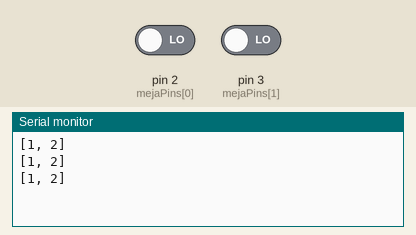
This sketch was run on a simulated Arduino Uno, built with avr-gcc and run on an emulated ATmega328P. Shown: the last lines printed to the serial monitor. Inputs (shaded band) come from the test bench; at power-on: pin 2 (mejaPins[0]) LOW, pin 3 (mejaPins[1]) LOW.

Above: at 4.8 s.
4.9 s: pin 2 (mejaPins[0]) driven HIGH
At 7.0 s:
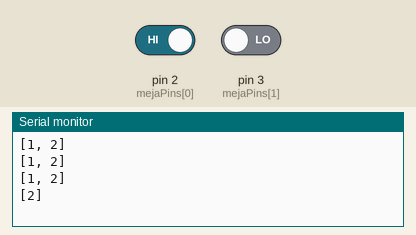
9.5 s: pin 3 (mejaPins[1]) driven HIGH
At 11.2 s:
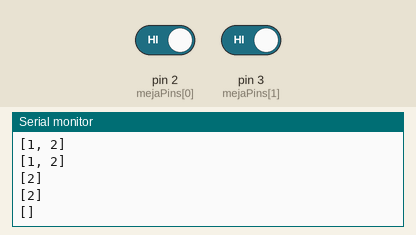
12.2 s: pin 2 (mejaPins[0]) driven LOW
At 15.5 s:
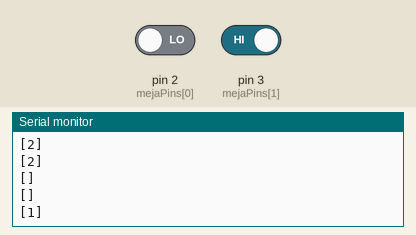

Measured:
- after the input at 4.9 s, the serial monitor: prints a new line after 1.1 s (image 1)
- after the input at 9.5 s, the serial monitor: prints a new line after 0.50 s (image 2)
- after the input at 12.2 s, the serial monitor: prints a new line after 1.8 s (image 3)

The sketch:

sensorac.ino
```cpp
const int jumlahMeja = 2;
const int mejaPins[jumlahMeja] = {2, 3};
int mejaSV[jumlahMeja];
int mejaStatus[jumlahMeja];

void setup() {
  Serial.begin(9600); // Memulai koneksi Serial Monitor

  for (int i = 0; i < jumlahMeja; i++) {
    pinMode(mejaPins[i], INPUT);
  }
}

void loop() {
  // Membaca nilai dari sensor tegangan pada setiap meja
  for (int i = 0; i < jumlahMeja; i++) {
    mejaSV[i] = digitalRead(mejaPins[i]);
  }

  for (int i = 0; i<jumlahMeja; i++){
    if (mejaSV[i] == 0){
      mejaStatus[i] = i + 1;
    }else{
      mejaStatus[i] = 0;
    }
  }

  printLampuStatus();

  // Menampilkan nilai output sensor dalam bentuk array pada Serial Monitor
  // Serial.print("[");
  // for (int i = 0; i < jumlahMeja; i++) {
  //   Serial.print(mejaSV[i]);
  //   if (i < jumlahMeja - 1) {
  //     Serial.print(", ");
  //   }
  // }
  // Serial.println("]");

  delay(2000);
}

void printLampuStatus() {
  Serial.print("[");
  bool isFirstLamp = true;

  for (int i = 0; i < jumlahMeja; i++) {
    if (mejaStatus[i]) {
      if (!isFirstLamp) {
        Serial.print(", ");
      }
      Serial.print(i + 1); // Menampilkan nomor lampu yang menyala (indeks + 1)
      isFirstLamp = false;
    }
  }
  Serial.println("]");
}
```
